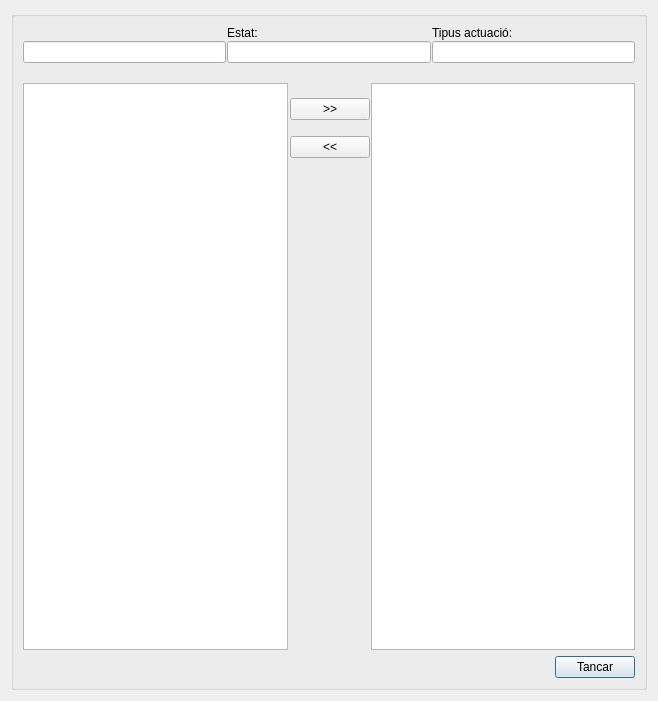
<?xml version="1.0" encoding="UTF-8"?>
<ui version="4.0">
 <class>list_items</class>
 <widget class="QDialog" name="list_items">
  <property name="geometry">
   <rect>
    <x>0</x>
    <y>0</y>
    <width>658</width>
    <height>701</height>
   </rect>
  </property>
  <property name="sizePolicy">
   <sizepolicy hsizetype="Fixed" vsizetype="Preferred">
    <horstretch>0</horstretch>
    <verstretch>0</verstretch>
   </sizepolicy>
  </property>
  <property name="windowTitle">
   <string>Psector selector</string>
  </property>
  <layout class="QVBoxLayout" name="verticalLayout">
   <item>
    <widget class="QGroupBox" name="groupBox">
     <property name="title">
      <string/>
     </property>
     <layout class="QGridLayout" name="verticalLayout_3">
      <item row="4" column="0" colspan="2">
       <layout class="QHBoxLayout" name="horizontalLayout_2">
        <property name="sizeConstraint">
         <enum>QLayout::SetMinAndMaxSize</enum>
        </property>
        <item>
         <spacer name="horizontalSpacer_2">
          <property name="orientation">
           <enum>Qt::Horizontal</enum>
          </property>
          <property name="sizeHint" stdset="0">
           <size>
            <width>40</width>
            <height>20</height>
           </size>
          </property>
         </spacer>
        </item>
        <item alignment="Qt::AlignRight">
         <widget class="QPushButton" name="btn_ok">
          <property name="sizePolicy">
           <sizepolicy hsizetype="Fixed" vsizetype="Fixed">
            <horstretch>0</horstretch>
            <verstretch>0</verstretch>
           </sizepolicy>
          </property>
          <property name="text">
           <string>Tancar</string>
          </property>
         </widget>
        </item>
       </layout>
      </item>
      <item row="1" column="0" colspan="2">
       <layout class="QGridLayout" name="gridLayout_3">
        <property name="sizeConstraint">
         <enum>QLayout::SetNoConstraint</enum>
        </property>
        <property name="spacing">
         <number>1</number>
        </property>
        <item row="2" column="1">
         <widget class="QLabel" name="lbl_unselected">
          <property name="font">
           <font>
            <pointsize>8</pointsize>
            <weight>75</weight>
            <bold>true</bold>
           </font>
          </property>
          <property name="text">
           <string/>
          </property>
         </widget>
        </item>
        <item row="2" column="4">
         <widget class="QLabel" name="lbl_selected">
          <property name="font">
           <font>
            <pointsize>8</pointsize>
            <weight>75</weight>
            <bold>true</bold>
           </font>
          </property>
          <property name="text">
           <string/>
          </property>
         </widget>
        </item>
        <item row="3" column="4">
         <widget class="QTableView" name="selected_rows">
          <property name="sortingEnabled">
           <bool>false</bool>
          </property>
         </widget>
        </item>
        <item row="0" column="1" colspan="4">
         <layout class="QGridLayout" name="gridLayout_2">
          <item row="0" column="1">
           <widget class="QLabel" name="lbl_state">
            <property name="text">
             <string>Estat:</string>
            </property>
           </widget>
          </item>
          <item row="0" column="0">
           <widget class="QLabel" name="lbl_filter">
            <property name="text">
             <string/>
            </property>
           </widget>
          </item>
          <item row="1" column="0">
           <widget class="QLineEdit" name="txt_name">
            <property name="maximumSize">
             <size>
              <width>256</width>
              <height>16777215</height>
             </size>
            </property>
           </widget>
          </item>
          <item row="0" column="2">
           <widget class="QLabel" name="lbl_performance_type">
            <property name="text">
             <string>Tipus actuació:</string>
            </property>
           </widget>
          </item>
          <item row="1" column="1">
           <widget class="QLineEdit" name="txt_status_filter"/>
          </item>
          <item row="1" column="2">
           <widget class="QLineEdit" name="txt_wotype_filter"/>
          </item>
         </layout>
        </item>
        <item row="3" column="1">
         <widget class="QTableView" name="all_rows">
          <property name="sortingEnabled">
           <bool>false</bool>
          </property>
         </widget>
        </item>
        <item row="3" column="3">
         <layout class="QGridLayout" name="gridLayout">
          <item row="5" column="1">
           <widget class="QPushButton" name="btn_unselect">
            <property name="text">
             <string>&lt;&lt;</string>
            </property>
           </widget>
          </item>
          <item row="6" column="1">
           <spacer name="verticalSpacer">
            <property name="orientation">
             <enum>Qt::Vertical</enum>
            </property>
            <property name="sizeHint" stdset="0">
             <size>
              <width>20</width>
              <height>40</height>
             </size>
            </property>
           </spacer>
          </item>
          <item row="1" column="1">
           <widget class="QPushButton" name="btn_select">
            <property name="text">
             <string>&gt;&gt;</string>
            </property>
           </widget>
          </item>
          <item row="0" column="1">
           <widget class="QLabel" name="label">
            <property name="text">
             <string/>
            </property>
           </widget>
          </item>
          <item row="4" column="1">
           <layout class="QHBoxLayout" name="horizontalLayout_7"/>
          </item>
          <item row="2" column="1">
           <layout class="QHBoxLayout" name="horizontalLayout_8"/>
          </item>
          <item row="3" column="1">
           <widget class="QLabel" name="label_2">
            <property name="text">
             <string/>
            </property>
           </widget>
          </item>
         </layout>
        </item>
        <item row="2" column="3">
         <widget class="QLabel" name="no_label_3">
          <property name="font">
           <font>
            <pointsize>12</pointsize>
           </font>
          </property>
          <property name="text">
           <string/>
          </property>
         </widget>
        </item>
       </layout>
      </item>
     </layout>
    </widget>
   </item>
  </layout>
 </widget>
 <resources/>
 <connections/>
</ui>
